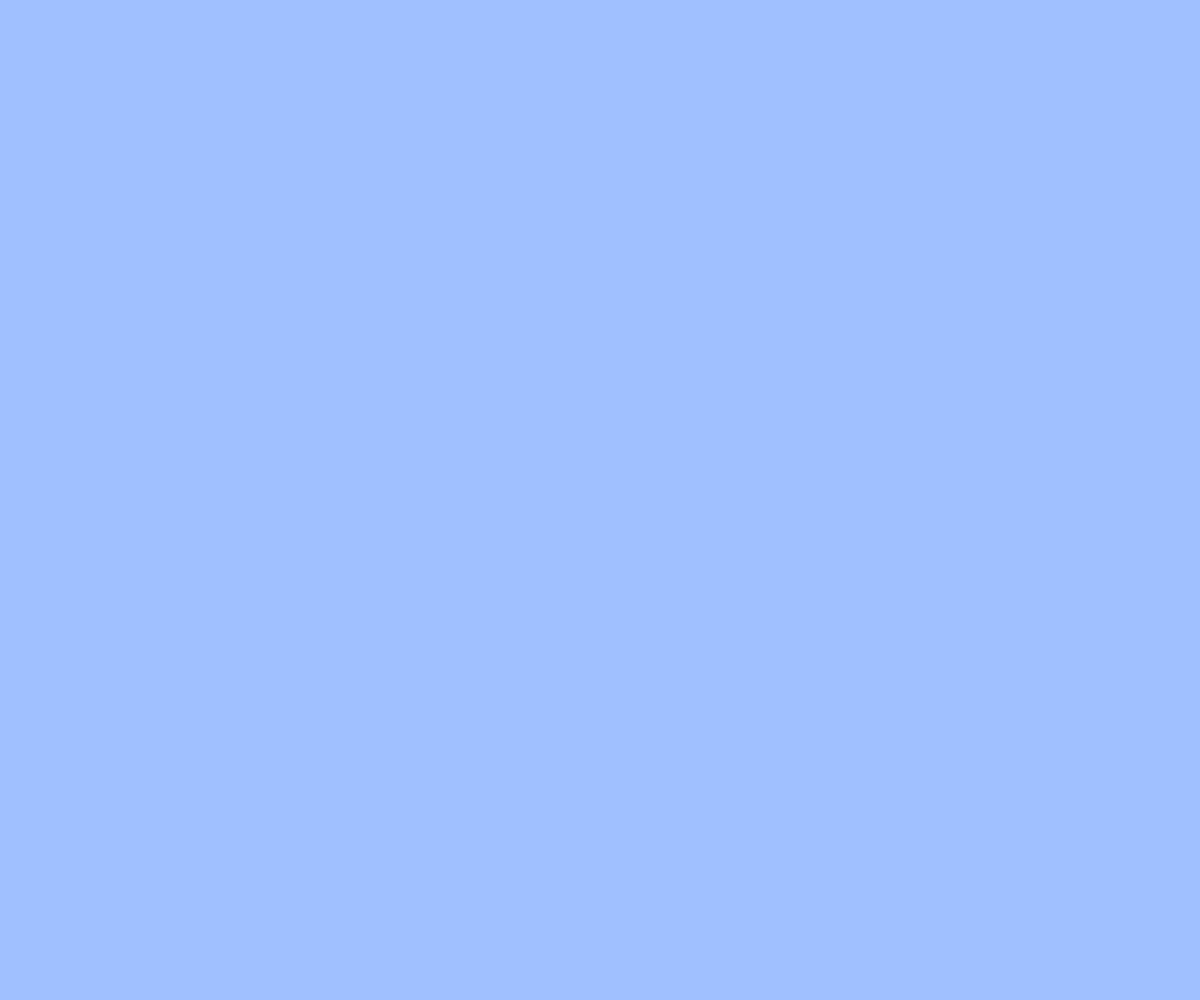
Frame 1 (no input)
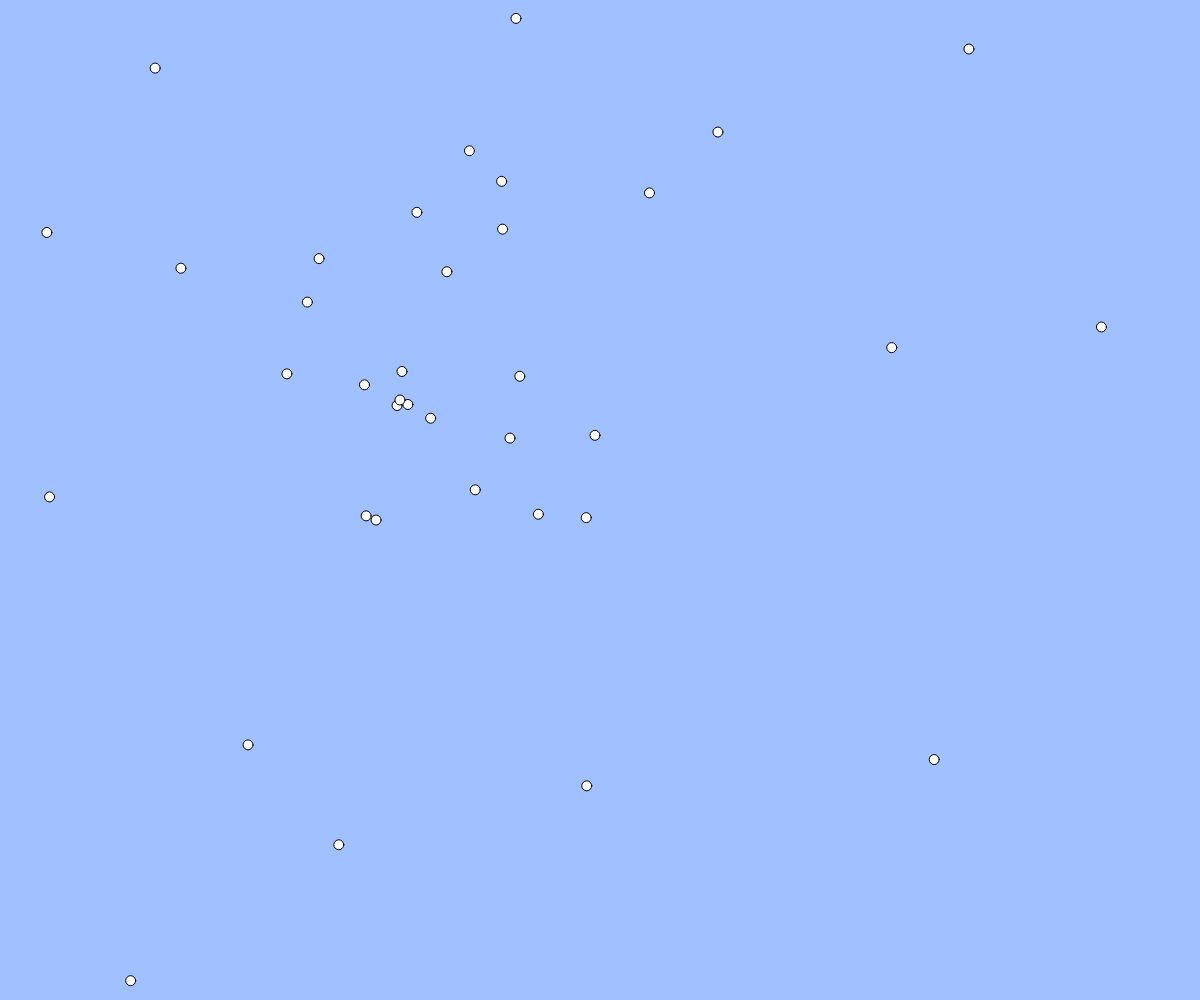
Frame 60 (no input)
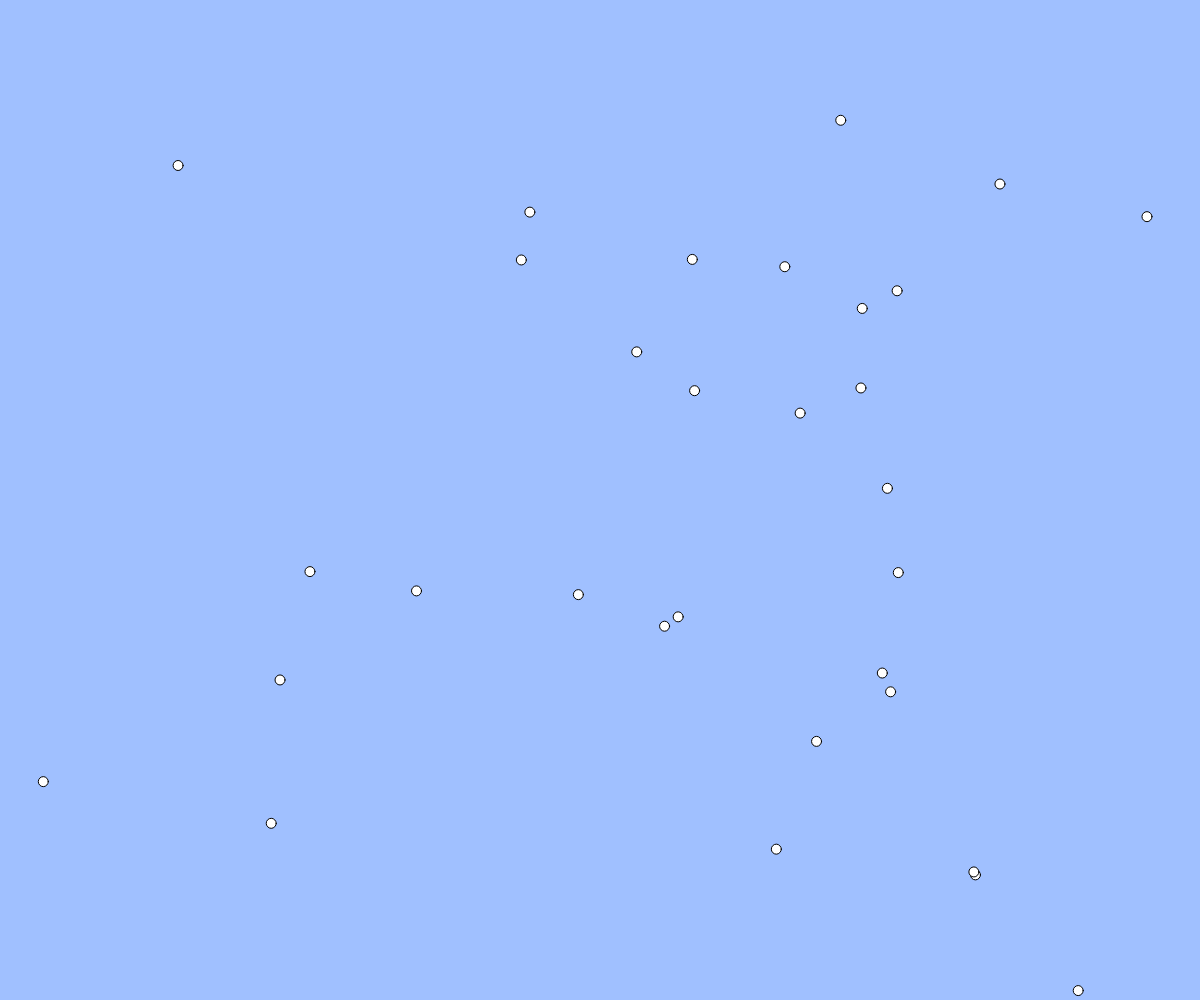
Frame 120 (the mouse pressed at the canvas centre since frame 60)

The p5.js sketch that drew these frames (run headless with seeded random() and noise() and a simulated clock; from frame 60 on, the mouse is pressed at the canvas centre):

// p5.js sketch
// ── sketch.js
//　テキスト「オブジェクト」
// 練習問題：ボールのサイズをランダムに変更してみよう
// 練習問題：何も操作しなくてもボールが湧いてくる機能を追加しよう

let balls;
let count;
let cycle;

function setup(){
  createCanvas(windowWidth, windowHeight);
  count=0;
  cycle=200;
  balls = [];
}

function draw(){
  background(160, 192, 255);
  for(let i = 0; i < balls.length; i++){
    let b = balls[i];
    ellipse(b.x, b.y, b.size);
    b.x += b.vx;
    b.y += b.vy;
  }

  count = (count + 1) % cycle;
  if(count<100){
    const b = { x: width/3, y: width/3, size: 10, vx: random(-20,20), vy: random(-20,20) };
    balls.push(b);
  }
}

function mouseDragged(){
  const dx = mouseX - pmouseX;
  const dy = mouseY - pmouseY;
  if(mag(dx, dy) > 5){
    const b = { x: mouseX, y: mouseY, size: random(20,40), vx: dx, vy: dy };
    balls.push(b);
  }
}

function windowResized(){
  resizeCanvas(windowWidth, windowHeight);
}
